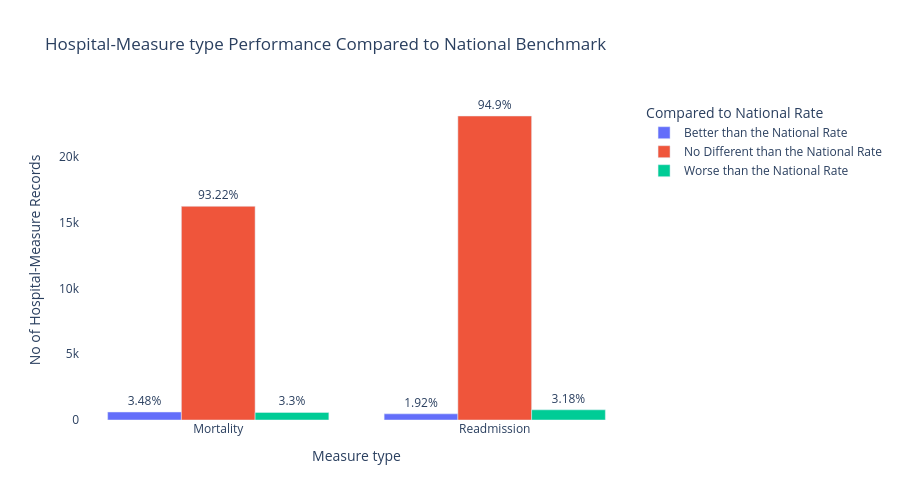

Notebook code cell kept with this figure:
### Markdown cell above
# 1. Report Level Comparison

### Code cell
# Which type (mortality or readmission) has more reports performing worse than national?
measure_comparison = data.query("reports_availability == 'Available'").groupby(["measure_type","compared_to_national"]).size().reset_index(name='no_of_measure_records')
measure_comparison["Percentage"] = round(measure_comparison.groupby("measure_type")["no_of_measure_records"].transform(lambda x : (x / x.sum()) * 100),2)

groups = measure_comparison["compared_to_national"].unique()

fig = go.Figure()

for group in groups:
    grouped_data = measure_comparison[measure_comparison["compared_to_national"] == group]
    fig.add_trace(go.Bar(x = grouped_data["measure_type"],
                     y = grouped_data["no_of_measure_records"],
                     name = group,
                     text = [f'{pct}%' for pct in grouped_data["Percentage"]],
                     textposition = "outside",
                     hovertemplate = f"{group}<br>"+
                                      "%{x}, No of Measure Records: %{y:.s}<br><extra></extra>"))

fig.update_traces(cliponaxis=False)
fig.update_layout(title = "Hospital-Measure type Performance Compared to National Benchmark",
                  xaxis_title = "Measure type",
                  yaxis_title = "No of Hospital-Measure Records",
                  legend=dict(title=dict(text="Compared to National Rate")),
                  barmode = 'group',
                  plot_bgcolor='rgba(0,0,0,0)',
                  height = 500)

fig.show()

### Figure 1 — Plotly figure (JSON) as saved in the notebook; plotly's stock layout.template omitted (floating-point values rounded to 4 significant figures)
{"data": [{"cliponaxis": false, "hovertemplate": "Better than the National Rate<br>%{x}, No of Measure Records: %{y:.s}<br><extra></extra>", "name": "Better than the National Rate", "text": ["3.48%", "1.92%"], "textposition": "outside", "type": "bar", "x": ["Mortality", "Readmission"], "y": [607, 468]}, {"cliponaxis": false, "hovertemplate": "No Different than the National Rate<br>%{x}, No of Measure Records: %{y:.s}<br><extra></extra>", "name": "No Different than the National Rate", "text": ["93.22%", "94.9%"], "textposition": "outside", "type": "bar", "x": ["Mortality", "Readmission"], "y": [16247, 23113]}, {"cliponaxis": false, "hovertemplate": "Worse than the National Rate<br>%{x}, No of Measure Records: %{y:.s}<br><extra></extra>", "name": "Worse than the National Rate", "text": ["3.3%", "3.18%"], "textposition": "outside", "type": "bar", "x": ["Mortality", "Readmission"], "y": [575, 775]}], "layout": {"barmode": "group", "height": 500, "legend": {"title": {"text": "Compared to National Rate"}}, "plot_bgcolor": "rgba(0,0,0,0)", "title": {"text": "Hospital-Measure type Performance Compared to National Benchmark"}, "xaxis": {"title": {"text": "Measure type"}}, "yaxis": {"title": {"text": "No of Hospital-Measure Records"}}}}
